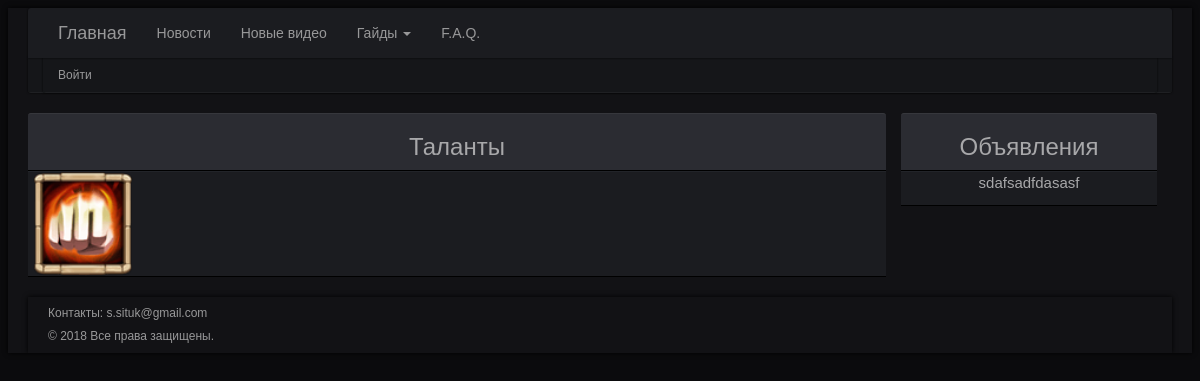
The page /main/talentlist/ on the database its author committed.
### minimum/models.py (models this page shows, shortened)
class Talent(models.Model):
	name = models.CharField(max_length=64, blank=True, null=True, default=None)
	talent_image = models.ImageField(upload_to='images/', blank = True, null = True, default = None)
	talent_1 = models.TextField( blank = True, null = True, default = None)
	talent_2 = models.TextField( blank = True, null = True, default = None)
	talent_3 = models.TextField( blank = True, null = True, default = None)
	talent_4 = models.TextField( blank = True, null = True, default = None)
	talent_5 = models.TextField( blank = True, null = True, default = None)
	talent_6 = models.TextField( blank = True, null = True, default = None)
	talent_7 = models.TextField( blank = True, null = True, default = None)
	talent_8 = models.TextField( blank = True, null = True, default = None)

class Ads(models.Model):
	ads = RichTextField(blank = True, null = True, default = None)
	date = models.DateTimeField(auto_now_add = True, auto_now = False)

### minimum/views.py (the view)
def list_talant(request):
	args = {}
	args['talents'] = Talent.objects.all
	args['ads'] = Ads.objects.order_by('-date')[:1]
	args['username'] = auth.get_user(request).username
	return render_to_response('list_talant.html', args)

### templates/list_talant.html
{% extends 'in_main.html' %}
{% load staticfiles %}
{% block list_news %}
<div class="row" id="youtub-row">
    <div class="col-xs-12" id="youtub-head">
      <h3>Таланты</h3>
    </div>
    <div class="col-xs-12" id="youtub-colm">
      <div class="row" id="youtub-wind">
      	{% for talent in talents %}
        <div class="col-xs-2" id="col-youtub-wind">
          <a href="{% url 'get_talant' talent.id %}"><img src="{{ talent.talent_image.url }}" width="100" height="100"  alt="{{ talent.name }}" title="{{ talent.name }}" class="img-responsive"></a>
        </div>
        {% endfor %}
      </div>
  </div>
</div>
{% endblock %}
{% block ads %}
<div class="col-md-3" id="right-coll">
    <div class="col-md-12" id="result-head">
        <h3>Объявления</h3>
    </div>
    {% for this_ads in ads %}
	    <div class="col-md-12" id="user-result">
	    	{% autoescape off%}{{this_ads.ads}}{% endautoescape %}
		</div>
    {% endfor %}
</div>
{% endblock %}

### static/static_dev/style.css (style rules this page uses)
body { background-color: #000; background: #0B0B0D; color: #989899 !important; font-family: verdana, arial, sans-serif; font-size: 14px; line-height: 1.5; position: relative; margin: 0; display: block; margin: 8px; }
#youtub-head { background: #2b2c32; border-top: 1px solid #36373c; border-bottom: 1px solid #000; text-align: center; border-radius: 3px 3px 0 0; line-height: 37px; font-size: 20px; font-weight: normal; min-width: 50px; color: #a8a8aa; padding: 0 15px; }
#youtub-colm { background: #1b1c20; border-top: 1px solid #222429; border-bottom: 1px solid #000; text-align: center; line-height: 37px; font-size: 40px; font-weight: normal; min-width: 50px; color: #a8a8aa; padding: 0 15px; }
#col-youtub-wind { padding: 0 5px; }
#result-head { background: #2b2c32; border-top: 1px solid #36373c; border-bottom: 1px solid #000; text-align: center; border-radius: 3px 3px 0 0; line-height: 37px; font-size: 20px; font-weight: normal; min-width: 50px; color: #a8a8aa; padding: 15 0px; }
#user-result { background: #1b1c20; border-top: 1px solid #222429; border-bottom: 1px solid #000; text-align: center; font-size: 15px; font-weight: normal; min-width: 50px; color: #a8a8aa; padding: 15 0px; }

### rows shown on the page
Talent: talent_image (picture)
Ads: ads "sdafsadfdasasf"
